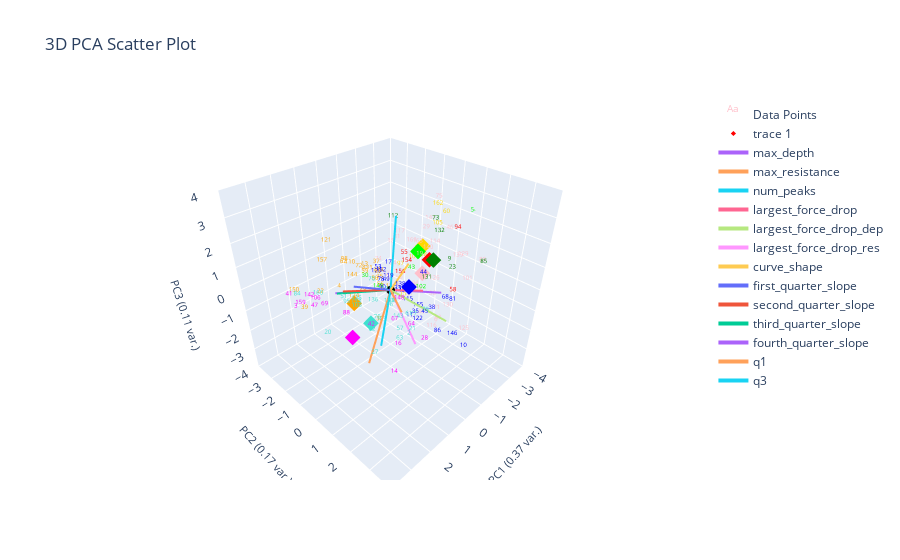
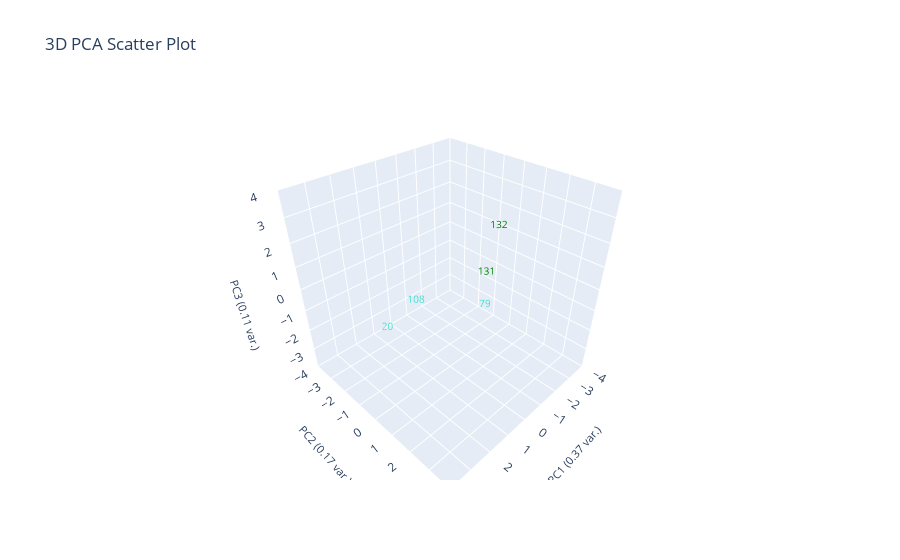
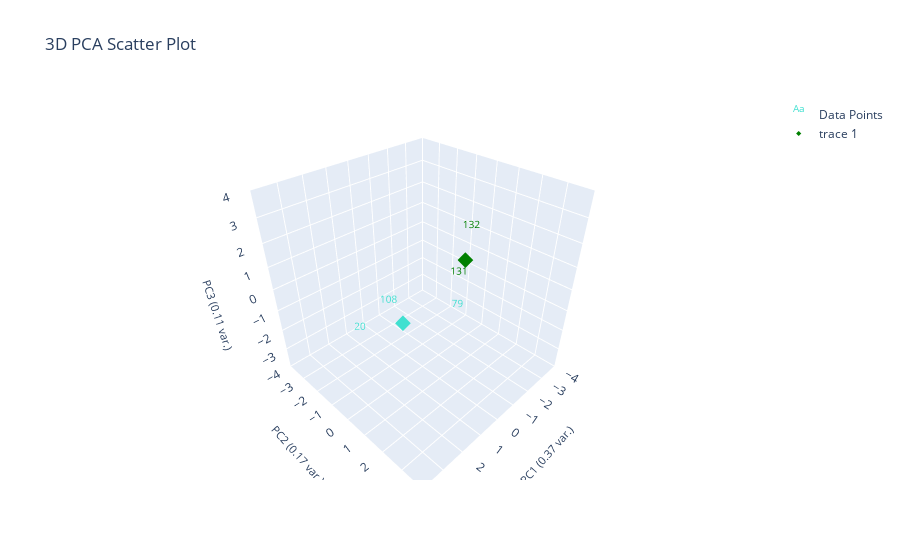
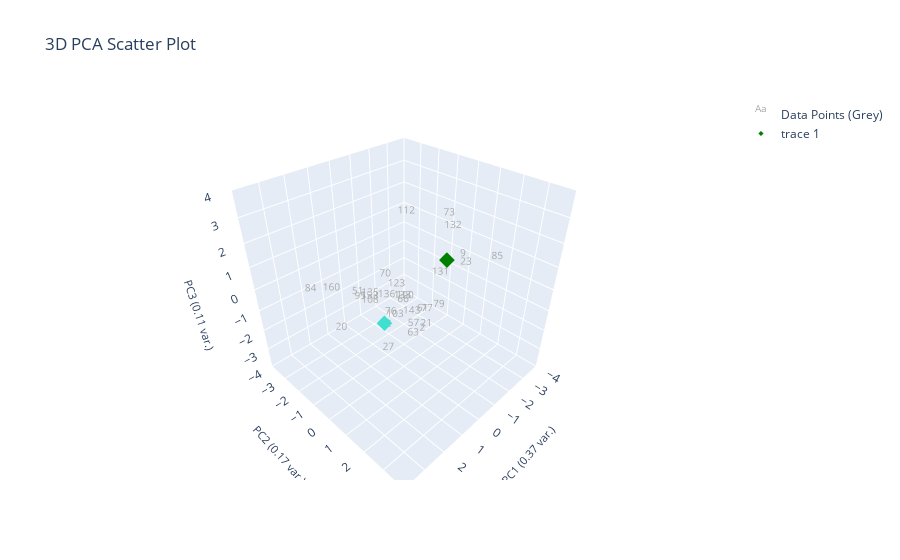

The notebook cell saved with these charts, in order:
### Markdown cell above
# Clustering data with ES-D removed (Corrected)

### Code cell
# should labels be fixed or not
labeled_data_esd_removed = marions_labeled_data[marions_labeled_data[ylabel_name] != 'ES-D'].copy()
marions_labeled_data_esd_removed = marions_labeled_data[marions_labeled_data[ylabel_name] != 'ES-D']

# print('Labeled data only')
plotting.plot_clusters_seperately(labeled_data_esd_removed[f'{ylabel_name}_nums'], curve_data, ylabel_name, bold_idxs=labeled_data_esd_removed.index.tolist(), cluster_category_names=list(ylabel_to_cluster_num.keys()))

label_centroids_esd_removed = find_labels_centroids(labeled_data_esd_removed, ylabel_to_cluster_num, ylabel_name)
pseudo_data_esd_removed = find_closest_centroid(data_features, label_centroids_esd_removed, ylabel_name)

print('Corrected')
changed_ylabel_idxs = find_changed_ylabel_data(labeled_data_esd_removed, pseudo_data_esd_removed, ylabel_name)
corrected_pseudo_data_esd_removed = correct_pseudo_ylabels_to_actual(pseudo_data_esd_removed, marions_labeled_data, ylabel_name, changed_ylabel_idxs)
plotting.plot_clusters_seperately(corrected_pseudo_data_esd_removed[f'pseudo_{ylabel_name}_nums'], curve_data, ylabel_name, cluster_category_names=list(ylabel_to_cluster_num.keys()), pseudo_corrections=labeled_data_esd_removed)
# plotting.plot_pca(corrected_pseudo_data_esd_removed, corrected_pseudo_data_esd_removed[f'pseudo_{ylabel_name}_nums'], 3, graph_title="", ylabel_name=ylabel_name, centroids=label_centroids_esd_removed)

print('Uncorrected')
# find_changed_ylabel_data(marions_labeled_data_esd_removed, pseudo_data_esd_removed, ylabel_name)
# plotting.get_curve_idx_from_cluster_color('pink', pseudo_data_esd_removed[f'pseudo_{ylabel_name}_nums'], pseudo_data_esd_removed.index, data_features)
# plotting.get_curve_idx_from_cluster_color('orange', pseudo_data_esd_removed[f'pseudo_{ylabel_name}_nums'], pseudo_data_esd_removed.index, data_features)
# # print(pseudo_data_esd_removed[:3])
# indicies = pseudo_data_esd_removed[pseudo_data_esd_removed['filenames'].isin(['WS23_L3_T1_P_23.csv','WS23_L3_T1_P_25.csv'])].index
# plotting.plot_specific_curves([indicies.tolist()[0]], curve_data, data_features, color='pink')
# plotting.plot_specific_curves([indicies.tolist()[1]], curve_data, data_features, color='orange')


plotting.plot_clusters_seperately(pseudo_data_esd_removed[f'pseudo_{ylabel_name}_nums'], curve_data, ylabel_name, cluster_category_names=list(ylabel_to_cluster_num.keys()), bold_idxs=marions_labeled_data_esd_removed.index)
# print(label_centroids_esd_removed)
plotting.plot_pca(pseudo_data_esd_removed, pseudo_data_esd_removed[f'pseudo_{ylabel_name}_nums'], 3, graph_title="", ylabel_name=ylabel_name, centroids=label_centroids_esd_removed,
                only_plot_cluster_labels=[])
# plotting.pca_analysis(pseudo_data_esd_removed)
# ylabel_to_cluster_num = {'ES-B':0, 'ES-BW':1, 'ES-S':2, 'ES-S-Plates':3, 'ES-D':4, 'LS':5, 'F':6, 'LS/F':7, 'ES-DB':8, 'ES': 9}
# print(pseudo_data_esd_removed[:3])

# print(pseudo_data_esd_removed.dropna(subset=[ylabel_name])[['filenames', ylabel_name]])
plotting.plot_pseudo_labeling_steps(pseudo_data_esd_removed, pseudo_data_esd_removed[f'pseudo_{ylabel_name}_nums'], 3, graph_title="", ylabel_name=ylabel_name, centroids=label_centroids_esd_removed,
                specific_clusters=[3,6])

### Figure 1 — Plotly figure (JSON) as saved in the notebook; plotly's stock layout.template omitted (floating-point values rounded to 4 significant figures; data arrays with more than 128 entries replaced by an {"elided": "..."} marker saying what was removed)
{"data": [{"mode": "text", "name": "Data Points", "text": {"elided": "164 str values"}, "textfont": {"color": {"elided": "164 str values"}, "size": 6}, "type": "scatter3d", "x": {"elided": "164 float values"}, "y": {"elided": "164 float values"}, "z": {"elided": "164 float values"}}, {"marker": {"color": ["red", "gold", "blue", "green", "pink", "turquoise", "orange", "lime", "magenta"], "size": 4, "symbol": "diamond"}, "mode": "markers", "type": "scatter3d", "x": [-1.924, -2.826, -0.3586, -1.239, -1.769, 1.426, 0.6059, -2.141, 2.632], "y": [0.2236, -0.9174, 0.6055, 0.9765, 0.02308, 0.4205, -1.46, -0.5726, 0.8198], "z": [0.6067, 0.39, 0.2685, 1.215, -0.04599, -0.539, -1.081, 0.5626, -0.2277]}, {"marker": {"color": "black", "size": 3}, "mode": "markers", "name": "Origin", "showlegend": false, "type": "scatter3d", "x": [0], "y": [0], "z": [0]}, {"line": {"width": 4}, "mode": "lines+text", "name": "max_depth", "textposition": "top center", "type": "scatter3d", "x": [0, -1.799], "y": [0, 1.027], "z": [0, -0.518]}, {"line": {"width": 4}, "mode": "lines+text", "name": "max_resistance", "textposition": "top center", "type": "scatter3d", "x": [0, 1.387], "y": [0, 0.2026], "z": [0, -2.715]}, {"line": {"width": 4}, "mode": "lines+text", "name": "num_peaks", "textposition": "top center", "type": "scatter3d", "x": [0, -0.6018], "y": [0, -0.3279], "z": [0, 2.753]}, {"line": {"width": 4}, "mode": "lines+text", "name": "largest_force_drop", "textposition": "top center", "type": "scatter3d", "x": [0, -1.041], "y": [0, 0.7218], "z": [0, -0.1945]}, {"line": {"width": 4}, "mode": "lines+text", "name": "largest_force_drop_dep", "textposition": "top center", "type": "scatter3d", "x": [0, -0.8439], "y": [0, 2.083], "z": [0, -0.8001]}, {"line": {"width": 4}, "mode": "lines+text", "name": "largest_force_drop_res", "textposition": "top center", "type": "scatter3d", "x": [0, 1.041], "y": [0, 2.251], "z": [0, -0.6334]}, {"line": {"width": 4}, "mode": "lines+text", "name": "curve_shape", "textposition": "top center", "type": "scatter3d", "x": [0, 0.9028], "y": [0, 1.71], "z": [0, 2.323]}, {"line": {"width": 4}, "mode": "lines+text", "name": "first_quarter_slope", "textposition": "top center", "type": "scatter3d", "x": [0, 1.864], "y": [0, 0.1017], "z": [0, 1.122]}, {"line": {"width": 4}, "mode": "lines+text", "name": "second_quarter_slope", "textposition": "top center", "type": "scatter3d", "x": [0, 1.893], "y": [0, -0.4758], "z": [0, 0.6455]}, {"line": {"width": 4}, "mode": "lines+text", "name": "third_quarter_slope", "textposition": "top center", "type": "scatter3d", "x": [0, 1.734], "y": [0, -1.043], "z": [0, 0.1826]}, {"line": {"width": 4}, "mode": "lines+text", "name": "fourth_quarter_slope", "textposition": "top center", "type": "scatter3d", "x": [0, 0.9662], "y": [0, -2.17], "z": [0, -0.7645]}, {"line": {"width": 4}, "mode": "lines+text", "name": "q1", "textposition": "top center", "type": "scatter3d", "x": [0, 1.245], "y": [0, 1.766], "z": [0, 0.5969]}, {"line": {"width": 4}, "mode": "lines+text", "name": "q3", "textposition": "top center", "type": "scatter3d", "x": [0, 1.799], "y": [0, 1.34], "z": [0, -0.8105]}], "layout": {"autosize": true, "scene": {"aspectmode": "cube", "xaxis": {"range": [-4, 4], "title": {"font": {"size": 11}, "text": "PC1 (0.37 var.)"}}, "yaxis": {"range": [-4, 4], "title": {"font": {"size": 11}, "text": "PC2 (0.17 var.)"}}, "zaxis": {"range": [-4, 4], "title": {"font": {"size": 11}, "text": "PC3 (0.11 var.)"}}}, "title": {"text": "3D PCA Scatter Plot"}}}

### Figure 2 — Plotly figure (JSON) as saved in the notebook; plotly's stock layout.template omitted (floating-point values rounded to 4 significant figures)
{"data": [{"mode": "text", "name": "Data Points", "text": ["20", "79", "108", "131", "132"], "textfont": {"color": ["turquoise", "turquoise", "turquoise", "green", "green"], "size": 10}, "type": "scatter3d", "x": [3.011, -0.3056, 1.573, 0.01336, -2.492], "y": [-0.08527, 1.515, -0.1686, 1.742, 0.2113], "z": [-0.6739, -0.626, -0.3171, 1.097, 1.333]}], "layout": {"autosize": true, "scene": {"aspectmode": "cube", "xaxis": {"range": [-4, 4], "title": {"font": {"size": 11}, "text": "PC1 (0.37 var.)"}}, "yaxis": {"range": [-4, 4], "title": {"font": {"size": 11}, "text": "PC2 (0.17 var.)"}}, "zaxis": {"range": [-4, 4], "title": {"font": {"size": 11}, "text": "PC3 (0.11 var.)"}}}, "title": {"text": "3D PCA Scatter Plot"}}}

### Figure 3 — Plotly figure (JSON) as saved in the notebook; plotly's stock layout.template omitted (floating-point values rounded to 4 significant figures)
{"data": [{"mode": "text", "name": "Data Points", "text": ["20", "79", "108", "131", "132"], "textfont": {"color": ["turquoise", "turquoise", "turquoise", "green", "green"], "size": 10}, "type": "scatter3d", "x": [3.011, -0.3056, 1.573, 0.01336, -2.492], "y": [-0.08527, 1.515, -0.1686, 1.742, 0.2113], "z": [-0.6739, -0.626, -0.3171, 1.097, 1.333]}, {"marker": {"color": ["green", "turquoise"], "size": 4, "symbol": "diamond"}, "mode": "markers", "type": "scatter3d", "x": [-1.239, 1.426], "y": [0.9765, 0.4205], "z": [1.215, -0.539]}], "layout": {"autosize": true, "scene": {"aspectmode": "cube", "xaxis": {"range": [-4, 4], "title": {"font": {"size": 11}, "text": "PC1 (0.37 var.)"}}, "yaxis": {"range": [-4, 4], "title": {"font": {"size": 11}, "text": "PC2 (0.17 var.)"}}, "zaxis": {"range": [-4, 4], "title": {"font": {"size": 11}, "text": "PC3 (0.11 var.)"}}}, "title": {"text": "3D PCA Scatter Plot"}}}

### Figure 4 — Plotly figure (JSON) as saved in the notebook; plotly's stock layout.template omitted (floating-point values rounded to 4 significant figures)
{"data": [{"mode": "text", "name": "Data Points (Grey)", "text": ["2", "9", "20", "21", "23", "27", "51", "57", "61", "63", "66", "70", "73", "76", "77", "79", "82", "84", "85", "95", "100", "103", "108", "112", "123", "131", "132", "133", "135", "136", "143", "153", "160"], "textfont": {"color": "darkgrey", "size": 10}, "type": "scatter3d", "x": [1.186, -1.685, 3.011, 1.252, -1.086, 2.301, 1.883, 1.242, 1.09, 1.82, 1.405, 0.4624, -2.045, 1.394, 0.1912, -0.3056, 1.336, 2.993, -0.5958, 2.604, 0.7227, 0.4717, 1.573, -0.8949, 0.4331, 0.01336, -2.492, 1.123, 2.273, 1.309, 1.086, 1.571, 2.599], "y": [2.073, 1.391, -0.08527, 2.259, 1.994, 1.541, -0.5219, 1.705, 1.933, 2.245, 1.359, -0.5478, 0.3354, 0.7192, 1.377, 1.515, 0.3585, -1.772, 3.52, 0.5765, 0.7848, -0.02122, -0.1686, -0.7632, 0.03976, 1.742, 0.2113, 1.055, 0.6958, 0.4414, 1.471, -0.1966, -1.027], "z": [-0.4948, 0.922, -0.6739, -0.1388, 1.113, -1.002, 0.05869, -0.4838, 0.2266, -0.2056, 0.468, 0.12, 2.09, -0.4464, -0.6091, -0.626, -1.286, 0.1075, 2.26, 0.8245, -0.04727, -1.546, -0.3171, 2.193, -0.0597, 1.097, 1.333, 0.3181, 0.8516, 0.1232, -0.1517, -0.1388, 0.329]}, {"marker": {"color": ["green", "turquoise"], "size": 4, "symbol": "diamond"}, "mode": "markers", "type": "scatter3d", "x": [-1.239, 1.426], "y": [0.9765, 0.4205], "z": [1.215, -0.539]}], "layout": {"autosize": true, "scene": {"aspectmode": "cube", "xaxis": {"range": [-4, 4], "title": {"font": {"size": 11}, "text": "PC1 (0.37 var.)"}}, "yaxis": {"range": [-4, 4], "title": {"font": {"size": 11}, "text": "PC2 (0.17 var.)"}}, "zaxis": {"range": [-4, 4], "title": {"font": {"size": 11}, "text": "PC3 (0.11 var.)"}}}, "title": {"text": "3D PCA Scatter Plot"}}}
